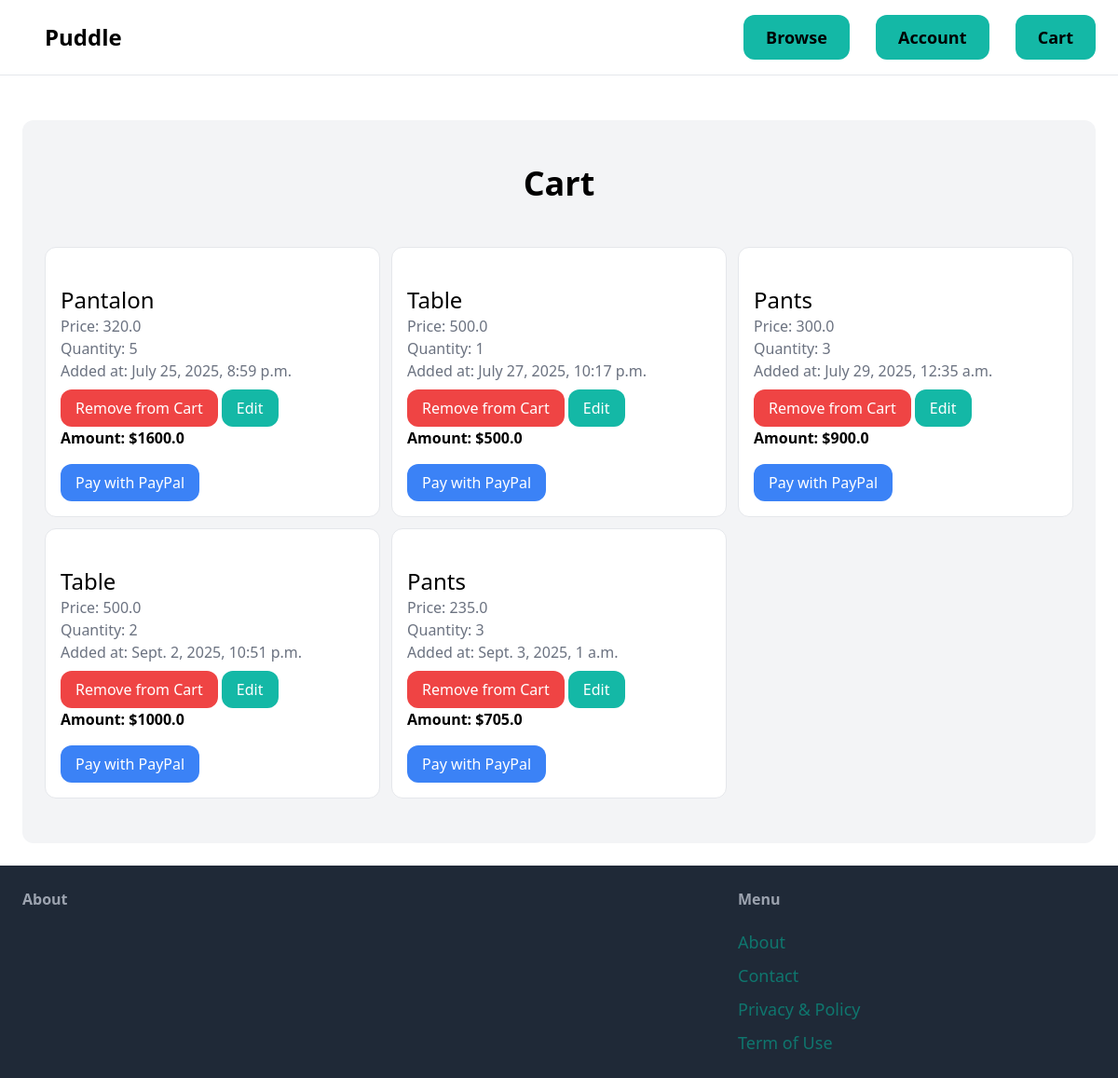
The app's page /Users/cart/ (signed in) with its own data.
### Users/models.py (models this page shows, shortened)
class CartModel(models.Model):
    user = models.ForeignKey(User, on_delete=models.CASCADE, related_name='cart')
    product = models.ForeignKey(item, on_delete=models.CASCADE, related_name='cart_items')
    added_at = models.DateTimeField(auto_now_add=True)
    quantity = models.PositiveIntegerField(default=1)
    total_amount = models.IntegerField(null=True, blank=True)
    class Meta:
        db_table = 'cart'

### items/models.py (models this page shows, shortened)
class item(models.Model):
    name = models.CharField(max_length=255)
    discription = models.TextField(blank=True, null=True)
    price = models.FloatField()
    is_sold = models.BooleanField(default=False)
    created_at = models.DateTimeField(auto_now_add=True)
    created_by = models.ForeignKey('Users.User', related_name='items', on_delete=models.CASCADE)
    categoty = models.ForeignKey(category, related_name='items', on_delete=models.CASCADE)
    image = models.ImageField(upload_to='item_images/', null=True, blank=True)
    quantity = models.IntegerField()

### Users/views.py (the view)
# urls.py: path('cart/', views.Cart, name='cart'),
def Cart(request):
    cart = CartModel.objects.filter(user=request.user)
    for item in cart:
        amount = item.product.price * item.quantity
        item.total_amount = amount
        item.save()
    return render(request, 'users/cart.html', {'cart': cart})

### templates/users/cart.html (shortened to what this page needs)
{% extends 'website/base.html' %}
{% block content %}
<div class="mt-6 px-6 py-12 bg-gray-100 rounded-xl">
    <h1 class="mb-12 text-center text-4xl font-semibold">Cart</h1>
    <div class="grid grid-cols-3 gap-3">
        {% if cart %}
            {% for item in cart %}
            <div class="p-4 bg-white border hover:bg-teal-100 rounded-xl">
                <a href="{% url 'detail' item.product.id  %}">
                    <div>
                        <br>
                        <h3 class="text-2xl">{{ item.product.name }}</h3>
                        <p class="text-gray-500">Price: {{ item.product.price }}</p>
                        <p class="text-gray-500">Quantity: {{ item.quantity }}</p>
                        <p class="text-gray-500">Added at: {{ item.added_at }}</p>
                    </div>
                </a>
                <a href="{% url 'remove_from_cart' item.id %}">
                    <button type="submit" class="mt-2 px-4 py-2 bg-red-500 text-white rounded-xl hover:bg-red-700">Remove from Cart</button>
                </a>
                <a href="{% url 'edit_cart' item.id %}">
                    <button type="submit" class="mt-2 px-4 py-2 bg-teal-500 text-white rounded-xl hover:bg-teal-700" id="edit_button{{ item.id }}">Edit</button>
                </a>
                    <form action="{% url 'create_payment' item.id %}" method="POST">
                        <p class="font-bold">Amount: ${{ item.total_amount }}</p>
                        <button type="submit" class="mt-4 px-4 py-2 bg-blue-500 text-white rounded-xl hover:bg-teal-700">Pay with PayPal</button>
                    </form>
                </div>
                {% endfor %}
            </div>
        {% else %}
        <div class="text-center text-gray-500">
            <p>Your cart is empty.</p>
        {% endif %}
    </div>
</div>
{% endblock %}

### records on screen
CartModel: product.name "Pantalon", product.price "320.0", quantity "5", added_at "July 25, 2025, 8:59 p.m.", total_amount "1600.0"
CartModel: product.name "Table", product.price "500.0", quantity "1", added_at "July 27, 2025, 10:17 p.m.", total_amount "500.0"
CartModel: product.name "Pants", product.price "300.0", quantity "3", added_at "July 29, 2025, 12:35 a.m.", total_amount "900.0"
CartModel: product.name "Table", product.price "500.0", quantity "2", added_at "Sept. 2, 2025, 10:51 p.m.", total_amount "1000.0"
CartModel: product.name "Pants", product.price "235.0", quantity "3", added_at "Sept. 3, 2025, 1 a.m.", total_amount "705.0"
